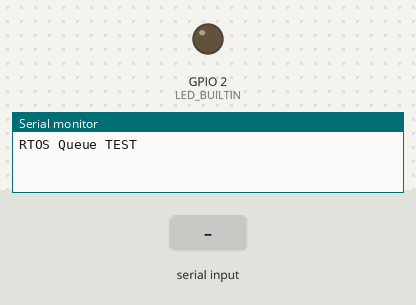
A sketch run on a simulated ESP32. Shown: output pins drawn as LEDs (lit = HIGH), the last lines printed to the serial monitor. Dashed ring = blinking. The inputs (shaded band) are chosen by the test bench.

Above: at 2.2 s.
2.3 s: "90,45\n" received over Serial
At 3.1 s:
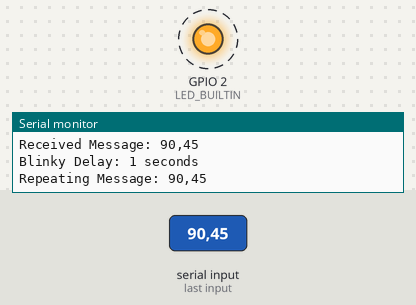
Timing chart, 0 to 12.8 s (numbered marks = the images above; inputs shaded):
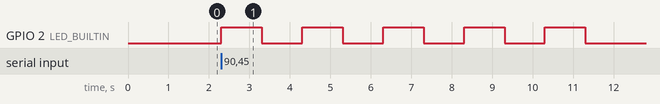

The sketch:

queues3.ino.ino
```cpp
#include <Arduino.h>
#include "freertos/FreeRTOS.h"
#include "freertos/task.h"
#include "freertos/queue.h"

// Use core 0 or 1 based on configuration
#if CONFIG_FREERTOS_UNICORE
static const BaseType_t app_cpu = 0;
#else
static const BaseType_t app_cpu = 1;
#endif

static const uint8_t max_queue_len = 5u;
static QueueHandle_t msg_queue;

typedef struct
{
    uint8_t blinkyDelay; // Blink delay in seconds
    char buff[25];       // Message to repeat
} queuePayload_t;

void coreTask(void *pvParameters)
{
    queuePayload_t receivedMessage;

    for (;;)
    {
        // Wait for a message from the queue
        if (xQueueReceive(msg_queue, &receivedMessage, portMAX_DELAY) == pdPASS)
        {
            // Display the received message
            Serial.print("Received Message: ");
            Serial.println(receivedMessage.buff);
            Serial.print("Blinky Delay: ");
            Serial.print(receivedMessage.blinkyDelay);
            Serial.println(" seconds");

            // Blink the LED 5 times with the specified delay
            for (int i = 0; i < 5; i++)
            {
                // Print the message to Serial each time the LED blinks
                Serial.print("Repeating Message: ");
                Serial.println(receivedMessage.buff);

                digitalWrite(LED_BUILTIN, HIGH);
                vTaskDelay(receivedMessage.blinkyDelay * 1000 / portTICK_PERIOD_MS);
                digitalWrite(LED_BUILTIN, LOW);
                vTaskDelay(receivedMessage.blinkyDelay * 1000 / portTICK_PERIOD_MS);
            }
        }
    }
}

void setup()
{
    // Initialize Serial and LED
    Serial.begin(115200);
    pinMode(LED_BUILTIN, OUTPUT);

    // Wait for Serial to initialize
    vTaskDelay(1000 / portTICK_PERIOD_MS);
    Serial.println("RTOS Queue TEST");

    // Create the queue
    msg_queue = xQueueCreate(max_queue_len, sizeof(queuePayload_t));
    if (msg_queue == NULL)
    {
        Serial.println("Queue creation failed");
        while (1); // Halt if the queue cannot be created
    }

    // Create the core task
    xTaskCreatePinnedToCore(coreTask, "processMessages", 2048, NULL, 1, NULL, app_cpu);
}

void loop()
{
    if (Serial.available())
    {
        queuePayload_t message;

        // Read input from Serial
        size_t len = Serial.readBytesUntil('\n', message.buff, sizeof(message.buff) - 1);
        message.buff[len] = '\0'; // Null-terminate the string

        // Example: Parse delay from the input message
        // Format expected: "message:3", where 3 is the delay in seconds
        char *colon = strchr(message.buff, ':');
        if (colon != NULL)
        {
            *colon = '\0'; // Split the string at the colon
            message.blinkyDelay = atoi(colon + 1); // Convert the delay to an integer
        }
        else
        {
            message.blinkyDelay = 1; // Default delay
        }

        // Send the message to the queue
        if (xQueueSend(msg_queue, &message, portMAX_DELAY) != pdPASS)
        {
            Serial.println("Failed to send message to the queue");
        }
    }
}
```

Measured:
- after the input at 2.3 s, GPIO 2 (LED_BUILTIN): alternates HIGH for 1.0 s and LOW for 1.0 s, starting at once
